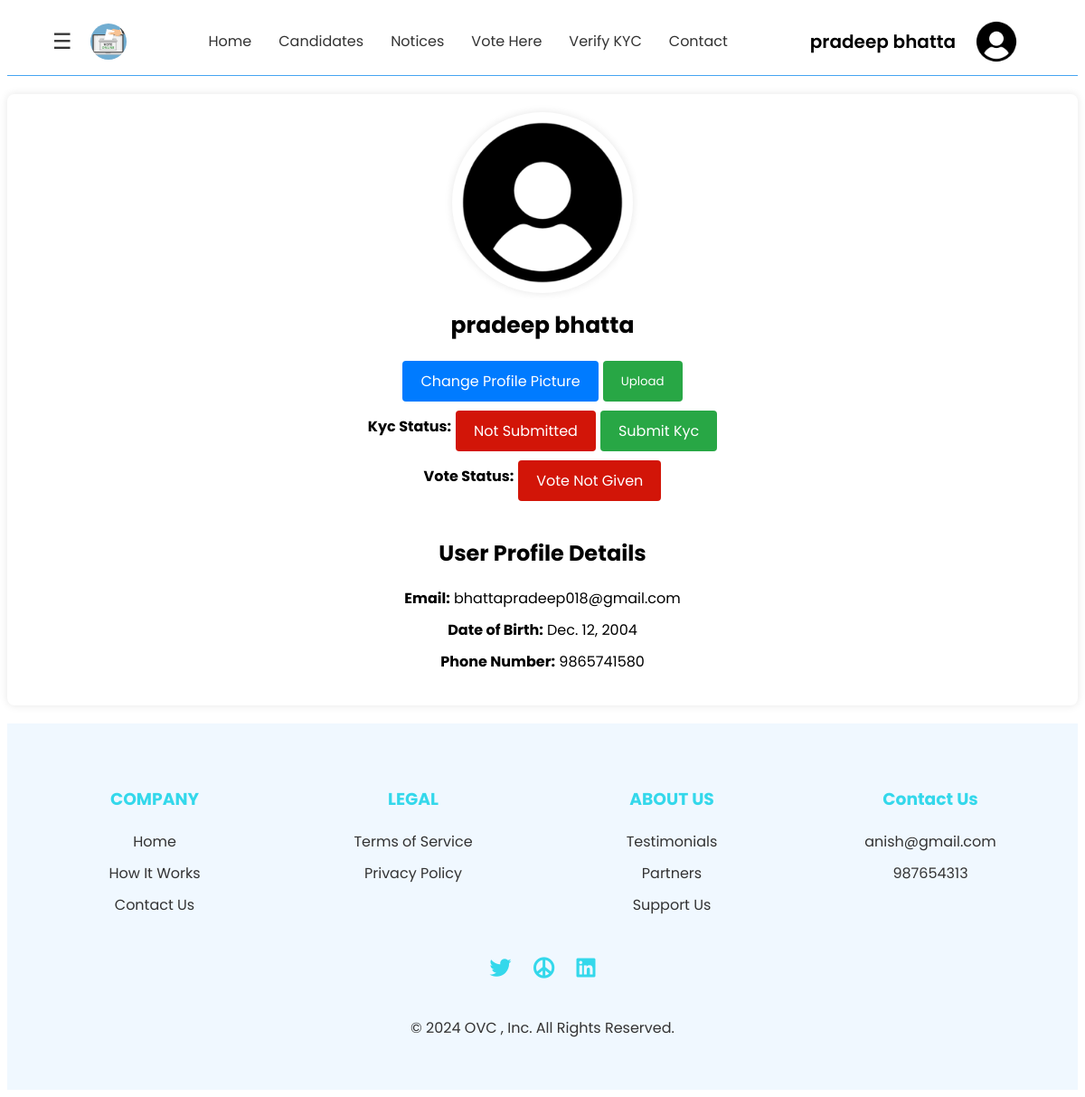
The app's page /edit_profile/ (signed in) with its own data.
### myapp/models.py (models this page shows)
class UserProfile(models.Model):
    first_name = models.CharField(max_length=100)
    middle_name = models.CharField(max_length=100, blank=True, null=True)
    last_name = models.CharField(max_length=100)
    dob = models.DateField()
    phone_number = models.CharField(max_length=15, unique=True)
    email = models.EmailField(unique=True)
    password = models.CharField(max_length=255)
    class Meta:
        db_table = 'usersignup'

### myapp/views.py (the view, shortened to what this page needs)
# urls.py: path('edit_profile/',views.edit_profile,name="edit_profile"),
def edit_profile(request):
    if not request.session.get('user_verified'):
        return redirect('userlogin')
    email = request.session.get('email')
    kyc_verified = Kycverified.objects.filter(email=email).first()
    kyc_reject = KycRejected.objects.filter(email=email).first()
    kyc_registration = KycRegistration.objects.filter(email=email).first()
    vote_status = VoteStatus.objects.filter(email=email).first()
    user_profile = UserProfile.objects.filter(email=email).first()
    if user_profile:
        user_full_name = f"{user_profile.first_name} {user_profile.middle_name} {user_profile.last_name}"
    else:
        user_full_name = None
    profile_picture = ProfilePicture.objects.filter(email=email).first()
    if profile_picture:
        user_profile_picture = profile_picture.photo_front.url
    else:
        user_profile_picture = None
    return render(request, 'myapp/edit_profile.html', {
        'user_profile': user_profile,
        'user_full_name': user_full_name,
        'user_profile_picture': user_profile_picture,
        'kyc_registration': kyc_registration,
        'kyc_reject': kyc_reject,
        'kyc_verified': kyc_verified,
        'vote_status': vote_status,
    })

### myapp/templates/myapp/edit_profile.html (shortened to what this page needs)
<!DOCTYPE html>
<html lang="en">
<head>
    {% load static %}
    <link rel="stylesheet" href="https://cdnjs.cloudflare.com/ajax/libs/font-awesome/5.15.4/css/all.min.css">
    <link rel="stylesheet" href="{% static 'myapp/css/nav.css' %}">
    <link rel="stylesheet" href="{% static 'myapp/css/footer.css' %}">
    <link rel="stylesheet" href="{% static 'myapp/css/alert.css' %}">
    <link rel="stylesheet" href="{% static 'myapp/css/edit_profile.css' %}">
</head>
<body>
    <header>
        <nav>
            <div class="nav-left">
                <div class="menu-icon" onclick="openNav()">&#9776;</div>
                <div class="logo"><img src="{% static 'myapp/images/logo.jpg' %}" alt="Logo" class="circular-logo"></div>
            </div>
            <div class="nav-center" id="navLinks">
                <a href="{% url 'home' %}">Home</a>
                <a href="{% url 'candidates' %}">Candidates</a>
                <a href="{% url 'notices' %}">Notices</a>
                <a href="{% url 'vote' %}">Vote Here</a>
                <a href="{% url 'verify_kyc' %}">Verify KYC</a>
                <a href="{% url 'contact' %}">Contact</a>
            </div>
            <div class="nav-right">
                {% if user_full_name %}
                <span class="user-full-name">{{ user_full_name }}</span>
                {% if user_profile_picture %}
                <img src="{{ user_profile_picture }}" alt="Profile Picture" class="profiles-picture" onclick="toggleDropdown()">
                {% else %}
                <img src="{% static 'myapp/images/user_icon.png' %}" alt="Default Profile Picture" class="profiles-picture" onclick="toggleDropdown()">
                {% endif %}
                {% else %}
                <a href="{% url 'userlogin' %}" class="login-button">LogIn</a>
                {% endif %}
            </div>
        </nav>
    </header>
    <main>
        <div class="profile-container">
            <div class="profile-picture">
                {% if user_profile_picture %}
                <img src="{{ user_profile_picture }}" alt="Profile Picture" class="profile-image">
                {% else %}
                <img src="{% static 'myapp/images/user_icon.png' %}" alt="Default Profile Picture" class="profile-image">
                {% endif %}
                <div class="profile-name">
                   <span class="full-name"> <strong>{{ user_full_name }}</strong>  </span>
                </div>
                <div class="change-picture">
                    <form method="post" enctype="multipart/form-data">
                        <label for="id_photo_front">Change Profile Picture</label>
                        <button type="submit">Upload</button>
                    </form>
                </div>
                <div class="status">
                    <strong>Kyc Status: </strong>
                    {% if kyc_verified%}
                    <a >Verified </a>
                    {% elif kyc_request %}
                    <a class="status_success ">Submitted </a>
                    {% elif not kyc_registration%}
                    <a  class="status_error"> Not Submitted </a>
                    {% endif %}
                    {% if  kyc_registration  or  kyc_reject or kyc_verified %}
                    <div class="status">
                        <a href="{% url 'update_kyc' %}">Update Kyc </a>
                    </div>
                    {% else %}
                    <div class="status">
                        <a href="{% url 'verify_kyc' %}">Submit Kyc </a>
                    </div>
                    {% endif %}
                </div>
                <div class="status">
                    <strong>Vote Status: </strong>
                    {% if vote_status %}
                    <a >Vote Given  </a>
                    {% else %}
                    <a class="status_error ">Vote Not Given </a>
                    {% endif %}
                </div>
            </div>
            <div class="profile-details">
                <h2>User Profile Details</h2>
                <ul>
                    <li><strong>Email:</strong> {{ user_profile.email }}</li>
                    <li><strong>Date of Birth:</strong> {{ user_profile.dob }}</li>
                    <li><strong>Phone Number:</strong> {{ user_profile.phone_number }}</li>
                </ul>
            </div>
        </div>
    </main>
    <footer class="footer">
        <div class="footer-content">
            <div class="footer-section">
                <h3>COMPANY</h3>
                <a href="#">Home</a>
                <a href="#">How It Works</a>
                <a href="{% url 'contact' %}">Contact Us</a>
            </div>
            <div class="footer-section">
                <h3>LEGAL</h3>
                <a href="#">Terms of Service</a>
                <a href="#">Privacy Policy</a>
            </div>
            <div class="footer-section">
                <h3>ABOUT US</h3>
                <a href="#">Testimonials</a>
                <a href="#">Partners</a>
                <a href="#">Support Us</a>
            </div>
            <div class="footer-section">
                <h3>Contact Us</h3>
                <a href="mailto:anishkk1200@gmail.com">anish@gmail.com</a>
                <a href="tel:+9779866777468">987654313</a>
            </div>
        </div>
        <div class="social-icons">
            <a href="#"><i class="fab fa-twitter"></i></a>
            <a href="#"><i class="fas fa-peace"></i></a>
            <a href="#"><i class="fab fa-linkedin"></i></a>
        </div>
        <p>&copy; 2024 OVC , Inc. All Rights Reserved.</p>
    </footer>
</body>
</html>

### myapp/static/myapp/css/nav.css (style rules this page uses)
nav { display: flex; justify-content: space-between; align-items: center; background-color: white; padding: 10px 50px; border-bottom: 1px solid #46a5f2; position: sticky; top: 0; z-index: 1000; }
.nav-left { display: flex; align-items: center; }
.menu-icon { font-size: 24px; color: #333; cursor: pointer; margin-right: 20px; }
.logo { display: flex; align-items: center; }
.circular-logo { height: 40px; width: 40px; border-radius: 50%; object-fit: cover; }
.nav-center { display: flex; justify-content: center; flex-grow: 1; }
.nav-center a { text-decoration: none; color: #333; font-size: 16px; padding: 15px; transition: color 0.3s ease, background-color 0.3s ease; }
.nav-right { margin-right:15px; display: flex; align-items: center; }

### myapp/static/myapp/css/footer.css (style rules this page uses)
.footer { background-color: #f0f8ff; padding: 40px 20px; text-align: center; }
.footer .footer-content { display: flex; justify-content: space-between; flex-wrap: wrap; }
.footer .footer-section { flex: 1; padding: 10px; min-width: 200px; }
.footer .footer-section h3 { margin-bottom: 20px; color: #34d8eb; }
.footer .footer-section a { display: block; color: #333; text-decoration: none; margin-bottom: 10px; }
.footer .social-icons { margin-top: 20px; }
.footer .social-icons a { display: inline-block; margin: 0 10px; color: #34d8eb; font-size: 24px; }
.footer p { color: #333; padding-top: 20px; }

### myapp/static/myapp/css/edit_profile.css (style rules this page uses)
* { font-family: 'Poppins'; }
.profiles-picture { width: 50px; height: 50px; border-radius: 50%; }
.user-full-name { margin-right: 20px; font-weight: 550; font-size: 20px; }
main { max-width: 1200px; margin: 20px auto; background-color: #fff; padding: 20px; border-radius: 8px; box-shadow: 0 0 10px rgba(0, 0, 0, 0.1); }
.profile-container { top:100px; display: flex; flex-direction: column; align-items: center; gap: 20px; }
.profile-picture { text-align: center; }
.profile-image { width: 200px; height: 200px; object-fit: cover; border-radius: 50%; box-shadow: 0 0 10px rgba(0, 0, 0, 0.1); }
.profile-name { display: flex; justify-content: center; margin-top:10px; }
.full-name { font-size: 25px; }
.change-picture { margin-top: 10px; }
.change-picture form { display: flex; justify-content: center; gap: 5px; }
.change-picture form label { background-color: #007bff; color: #fff; padding: 10px 20px; cursor: pointer; border-radius: 4px; margin-top: 10px; }
.change-picture form button { background-color: #28a745; color: #fff; border: none; padding: 10px 20px; cursor: pointer; border-radius: 4px; margin-top: 10px; }
.status { display: flex; justify-content: center; align-items: center; gap:5px; }
.status a { text-decoration: none; background-color: #28a745; color: #fff; border: none; padding: 10px 20px; cursor: pointer; border-radius: 4px; margin-top: 10px; }
.status .status_error { text-decoration: none; background-color: #d21508; color: white; border: none; padding: 10px 20px; cursor: pointer; border-radius: 4px; margin-top: 10px; }
.profile-details { text-align: center; }
.profile-details ul { list-style-type: none; padding: 0; }
.profile-details ul li { margin-bottom: 10px; }

### records on screen
UserProfile: email "bhattapradeep018@gmail.com", dob "Dec. 12, 2004", phone_number "9865741580"

### other values on screen
{{ user_full_name }} "pradeep bhatta"
